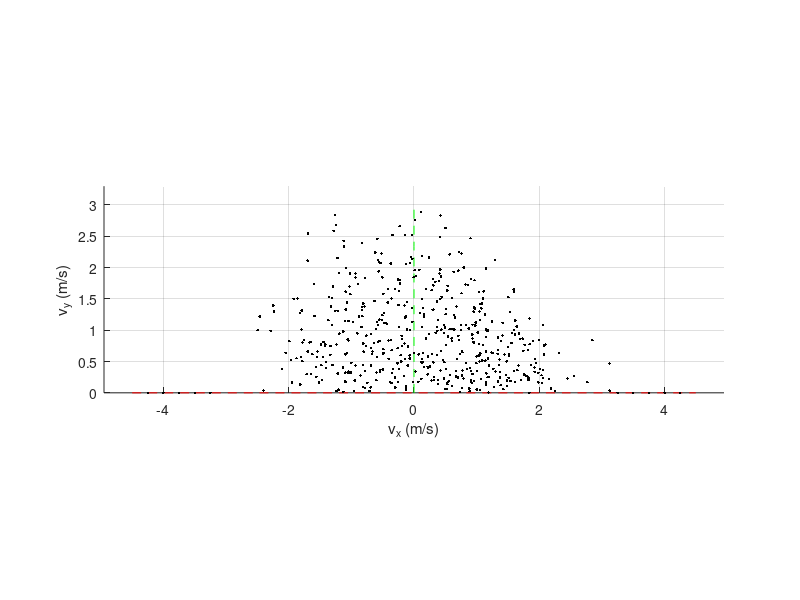

The MATLAB script that drew this image: (Note: this script raises an error after producing the figure.)
clear; clc;

%% 3D velocity command sweep
N_s = 500; % velocity command samples

vx_max = 4.5; % 4,5
vy_max = 3.0; % 3.5
omega_max = 7.0; % 7.5

cmd_sweep = zeros(N_s, 3);

%% load cmpc range
load("cmpc_data.mat")

%% sampling options

% for i = 1:N_s % Gaussian sampling
%     vx_samp = vx_max/3 * randn(1, 1);
%     vy_samp = vy_max/3 * randn(1, 1);
%     wz_samp = omega_max/3 * randn(1, 1);
%     cmd_sweep(i,:) = [vx_samp, vy_samp, wz_samp];
% end
% for i = 1:N_s % Uniform sampling
%     vx_samp = 2.*vx_max*(rand - 0.5);
%     vy_samp = 2.*vy_max*(rand - 0.5);
%     wz_samp = 2.*omega_max*(rand - 0.5);
%     vy_samp = vy_max*rand;
%     wz_samp = omega_max*rand;
%     cmd_sweep(i,:) = [vx_samp, vy_samp, wz_samp];
% end
% vx_ls = linspace(-vx_max, vx_max, 20); % uniform grid
% vy_ls = linspace(0, vy_max, 10);
% wz_ls = linspace(0, omega_max, 10);
% [vx_grid, vy_grid, wz_grid] = meshgrid(vx_ls, vy_ls, wz_ls);
% cmd_sweep = [vx_grid(:) vy_grid(:) wz_grid(:)];


N_success = length(cmpc_data.success(:,1));

cmd_sweep(1:N_success,:) = cmpc_data.success(:,1:3);

cmd_points_manual = [3.25 0 0; 3.5 0 0; 3.75 0 0; 4.0 0 0; 4.25 0 0];
cmd_points_manual = [cmd_points_manual; -cmd_points_manual];
N_m = length(cmd_points_manual(:,1));

cmd_sweep(N_success+1:N_success+N_m,:) = cmd_points_manual;
cmd_sweep(N_success+1+N_m:end, :) = cmpc_data.fail_sorted(1:(N_s-N_success-N_m), 1:3);

figure;
hold on; grid on; axis equal;
xlabel('v_x (m/s)'); ylabel('v_y (m/s)'); zlabel('\omega_z (rad/s)')
plot3(linspace(-vx_max, vx_max, 10),zeros(1, 10),zeros(1, 10),'r--')
plot3(zeros(1, 10),linspace(-vy_max, vy_max, 10),zeros(1, 10),'g--')
plot3(zeros(1, 10), zeros(1, 10),linspace(-omega_max, omega_max, 10),'b--')
for i = 1:N_s
    plot3(cmd_sweep(i, 1), cmd_sweep(i,2), cmd_sweep(i,3), 'k.')
end
axis([-vx_max*1.1, vx_max*1.1, 0, vy_max*1.1, 0, omega_max*1.1])

%% save 3D command sweep
SAVE_CMD_SWEEP = true;
if SAVE_CMD_SWEEP
    writematrix(cmd_sweep, 'cmd_sweep.csv');
end

%% 2D velocity command slice
N_s = 200; 
vx_vy_sweep = zeros(N_s, 3);
vx_wz_sweep = zeros(N_s, 3);
vy_wz_sweep = zeros(N_s, 3);

for i = 1:N_s
    vx_samp = vx_max/2 * randn(1, 1);
    vy_samp = vy_max/2 * randn(1, 1);
    wz_samp = omega_max/2 * randn(1, 1);
    vx_vy_sweep(i,:) = [vx_samp, vy_samp, 0];
    vx_wz_sweep(i,:) = [vx_samp, 0, wz_samp];
    vy_wz_sweep(i,:) = [0, vy_samp, wz_samp];
end

f = figure; f.Position = [500 100 2500 750];
subplot(1,3,1); hold on; grid on; axis equal;
xlabel('v_x (m/s)'); ylabel('v_y (m/s)')
xline(0); yline(0);
plot(vx_vy_sweep(:,1), vx_vy_sweep(:,2), 'bo')

subplot(1,3,2); hold on; grid on; axis equal;
xlabel('v_x (m/s)'); ylabel('\omega_z (rad/s)')
xline(0); yline(0);
plot(vx_wz_sweep(:,1), vx_wz_sweep(:,3), 'bo')

subplot(1,3,3); hold on; grid on; axis equal;
xlabel('v_y (m/s)'); ylabel('\omega_z (rad/s)')
xline(0); yline(0);
plot(vy_wz_sweep(:,2), vy_wz_sweep(:,3), 'bo')


%% save 2D command slices
SAVE_CMD_SLICE = false;
if SAVE_CMD_SLICE
    writematrix(vx_vy_sweep, 'vx_vy_sweep.csv');
    writematrix(vx_wz_sweep, 'vx_wz_sweep.csv');
    writematrix(vy_wz_sweep, 'vy_wz_sweep.csv');
end






